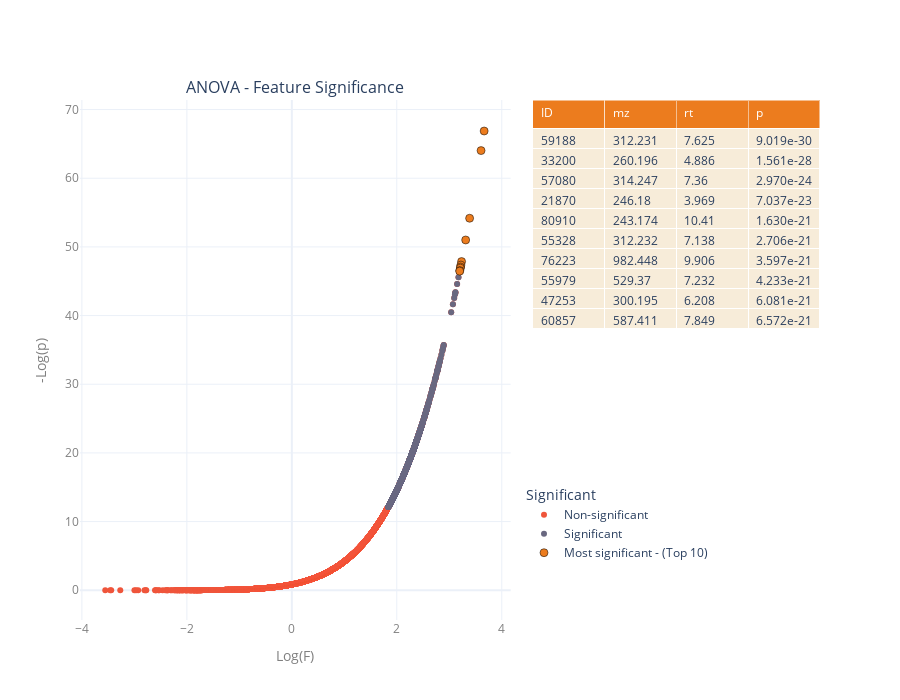

The notebook cell this image was saved under:
### Code cell
top = 10

fig = make_subplots(
    rows=1, cols=2,
    shared_xaxes=True,
    horizontal_spacing=0.03,
    column_widths = [300,200],
    subplot_titles = ["ANOVA - Feature Significance", None],
    specs=[[{"type": "scatter"}, {"type": "table"}]])

scatter1 = fig.add_trace(go.Scatter(x=anova['F'].apply(np.log),
                                    y=anova['p'].apply(lambda x: -np.log(x)),
                                    mode = 'markers', marker=dict(color="#ef553b"),
                                    name="Non-significant"),
                         row=1, 
                         col=1)

scatter2 = fig.add_trace(go.Scatter(y=anova[anova['significant'] == True]['p'].apply(lambda x: -np.log(x)),
                                    x=anova['F'].apply(np.log),
                                    mode = 'markers', marker=dict(color="#696880"), 
                                    name="Significant"), 
                         row=1, 
                         col=1)

scatter3 = fig.add_trace(go.Scatter(y=anova[anova['significant'] == True]['p'].iloc[:top].apply(lambda x: -np.log(x)),
                                    x=anova['F'].apply(np.log),
                                    mode = 'markers', marker=dict(color="#EC7C1E",
                                                                  size = 8,
                                                                  line=dict(width=0.5,
                                                                            color='black')), 
                                    name=f"Most significant - (Top {top})"), 
                         row=1, 
                         col=1)

table = fig.add_trace(go.Table(header=dict(values=topx_metabolite(anova, 'metabolite', 'p', top)[0],
                                           font=dict(size=12, color='white'),
                                           align="left",
                                           fill_color = "#EC7C1E",line = dict(color='white', width=0.5)),
                               cells=dict(values=topx_metabolite(anova, 'metabolite', 'p', top)[1:],
                                          align = "left",
                                         fill_color='#F7ECD9')),
                      row=1, col=2)

fig.update_layout(template = "plotly_white",
                  xaxis_title="Log(F)",
                  yaxis_title="-Log(p)",
                  legend_title = "Significant",
                  height=700,
                  yaxis_color = "gray",
                  xaxis_color = "gray",
                 legend=dict(x=0.6, y=0.1))

### Figure 1 — Plotly figure (JSON) as saved in the notebook; plotly's stock layout.template omitted (floating-point values rounded to 4 significant figures; data arrays with more than 128 entries replaced by an {"elided": "..."} marker saying what was removed)
{"data": [{"marker": {"color": "#ef553b"}, "mode": "markers", "name": "Non-significant", "type": "scatter", "x": {"elided": "9092 float values"}, "xaxis": "x", "y": {"elided": "9092 float values"}, "yaxis": "y"}, {"marker": {"color": "#696880"}, "mode": "markers", "name": "Significant", "type": "scatter", "x": {"elided": "9092 float values"}, "xaxis": "x", "y": {"elided": "1557 float values"}, "yaxis": "y"}, {"marker": {"color": "#EC7C1E", "line": {"color": "black", "width": 0.5}, "size": 8}, "mode": "markers", "name": "Most significant - (Top 10)", "type": "scatter", "x": {"elided": "9092 float values"}, "xaxis": "x", "y": [66.88, 64.03, 54.17, 51.01, 47.87, 47.36, 47.07, 46.91, 46.55, 46.47], "yaxis": "y"}, {"cells": {"align": "left", "fill": {"color": "#F7ECD9"}, "values": [["59188", "33200", "57080", "21870", "80910", "55328", "76223", "55979", "47253", "60857"], ["312.231", "260.196", "314.247", "246.18", "243.174", "312.232", "982.448", "529.37", "300.195", "587.411"], ["7.625", "4.886", "7.36", "3.969", "10.41", "7.138", "9.906", "7.232", "6.208", "7.849"], ["9.019e-30", "1.561e-28", "2.970e-24", "7.037e-23", "1.630e-21", "2.706e-21", "3.597e-21", "4.233e-21", "6.081e-21", "6.572e-21"]]}, "domain": {"x": [0.612, 1], "y": [0, 1]}, "header": {"align": "left", "fill": {"color": "#EC7C1E"}, "font": {"color": "white", "size": 12}, "line": {"color": "white", "width": 0.5}, "values": ["ID", "mz", "rt", "p"]}, "type": "table"}], "layout": {"annotations": [{"font": {"size": 16}, "showarrow": false, "text": "ANOVA - Feature Significance", "x": 0.291, "xanchor": "center", "xref": "paper", "y": 1, "yanchor": "bottom", "yref": "paper"}], "height": 700, "legend": {"title": {"text": "Significant"}, "x": 0.6, "y": 0.1}, "xaxis": {"anchor": "y", "color": "gray", "domain": [0, 0.582], "title": {"text": "Log(F)"}}, "yaxis": {"anchor": "x", "color": "gray", "domain": [0, 1], "title": {"text": "-Log(p)"}}}}
